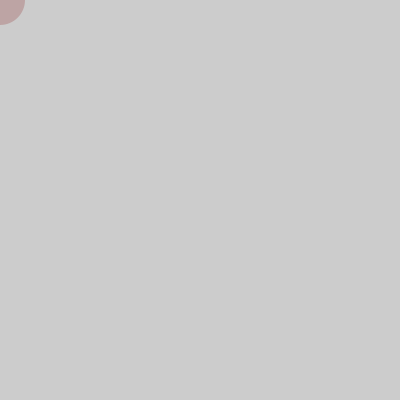
Frame 1 (no input)
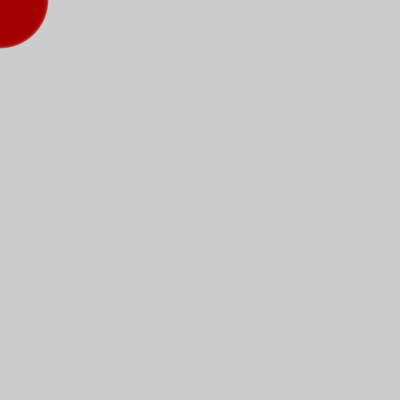
Frame 60 (the mouse pressed at the canvas centre just before this capture)
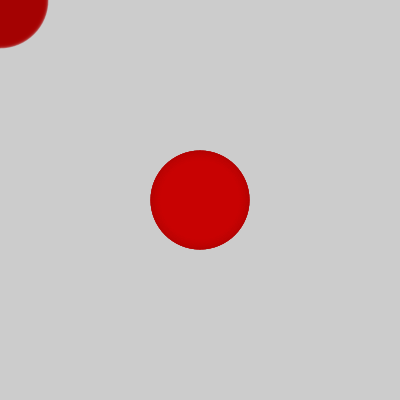
Frame 120 (the mouse held since frame 60 and released just before this capture)

The Processing sketch that drew these frames (run headless with seeded random() and noise(); from frame 60 on, the mouse is pressed at the canvas centre):

// Processing sketch: Red_Snake_Step_06
// ── Red_Snake_Step_06.pde
/*
* _01_Red_Snake
* 
* Come programmare un oggetto mosso tramite il mouse e che lascia una traccia sullo schermo.
*       
* (c) 2013-2016 Arduino LLC.
*/
 
int red = 255;
int time = 0;
int diameter = 50;
 
void setup() {
  size(400, 400);
}

void draw() {
  time = time + 1;     
  red = int(128 * (1 + sin(time * 2 * PI / frameRate / 20))); 
  diameter = int(50 * (1 + sin( time * 2 * PI / frameRate / 5))); // Cambia il diametro del cerchio secondo una legge sinusoidale.
  
  noStroke();             
  fill(red, 0, 0, 50);                                            // Aggiunge una trasparenza del 50% sul colore del cerchio.
  ellipse(mouseX, mouseY, diameter, diameter); 
}
